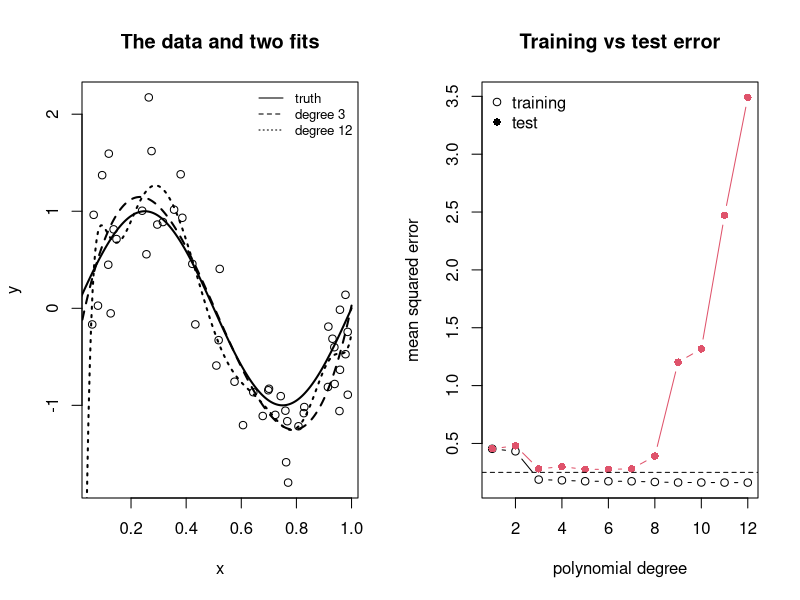
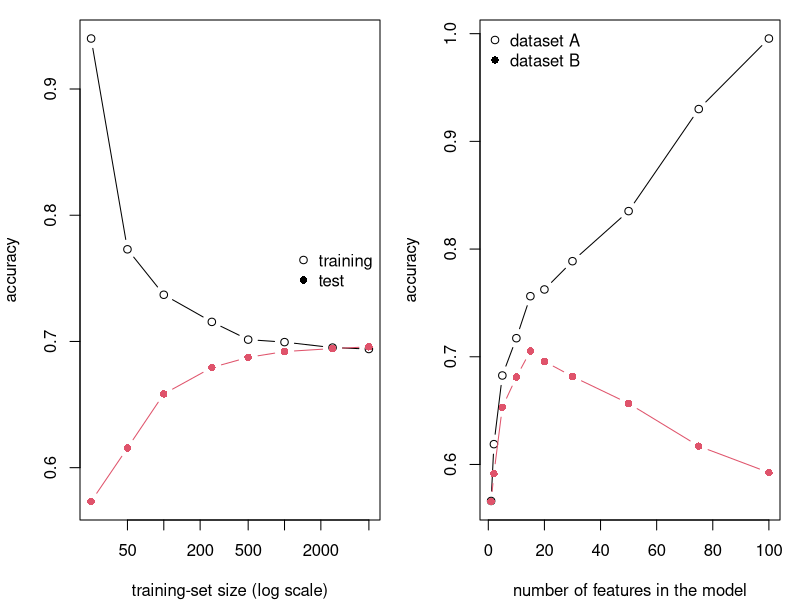

The R script that drew these images, in order:
## ---- chunk 1
#| label: fig-overfit
#| fig-cap: "One training set of 50 points from a known curve (left: the true curve, a degree-3 fit, and a degree-12 fit) and the two error curves (right). Training MSE falls forever as the degree rises; test MSE falls, bottoms out, and then climbs. The dashed line marks the noise floor, the error a perfect model would still make."
#| fig-width: 8
#| fig-height: 3.4
set.seed(6)
f <- function(x) sin(2 * pi * x)
n <- 50
train <- data.frame(x = runif(n))
train$y <- f(train$x) + rnorm(n, sd = 0.5)
test <- data.frame(x = runif(10000))
test$y <- f(test$x) + rnorm(10000, sd = 0.5)

mse <- function(m, d) mean((d$y - predict(m, d))^2)
degrees <- 1:12
errs <- sapply(degrees, function(k) {
  m <- lm(y ~ poly(x, k), data = train)
  c(train = mse(m, train), test = mse(m, test))
})

par(mfrow = c(1, 2))
grid <- data.frame(x = seq(0, 1, length.out = 200))
plot(train$x, train$y, xlab = "x", ylab = "y", main = "The data and two fits")
lines(grid$x, f(grid$x), lwd = 2)
lines(grid$x, predict(lm(y ~ poly(x, 3), train), grid), lty = 2, lwd = 2)
lines(grid$x, predict(lm(y ~ poly(x, 12), train), grid), lty = 3, lwd = 2)
legend("topright", c("truth", "degree 3", "degree 12"), lty = 1:3, bty = "n", cex = 0.8)
matplot(degrees, t(errs), type = "b", pch = c(1, 16), lty = 1,
        xlab = "polynomial degree", ylab = "mean squared error",
        main = "Training vs test error")
abline(h = 0.25, lty = 2)
legend("topleft", c("training", "test"), pch = c(1, 16), bty = "n")
## ---- chunk 2
#| label: decomposition
set.seed(7)
sims <- 2000
x0 <- 0.25
pred_at_x0 <- function(k) replicate(sims, {
  x <- runif(n)
  y <- f(x) + rnorm(n, sd = 0.5)
  predict(lm(y ~ poly(x, k)), newdata = data.frame(x = x0))
})
res <- sapply(c(1, 3, 12), pred_at_x0)
tab <- t(apply(res, 2, function(p) {
  c(bias2 = (mean(p) - f(x0))^2, variance = var(p), noise = 0.25,
    total = (mean(p) - f(x0))^2 + var(p) + 0.25)
}))
rownames(tab) <- paste("degree", c(1, 3, 12))
round(tab, 3)
## ---- chunk 3
#| label: wrong-model-decomposition
set.seed(11)
g <- 3; b <- 0.15; n_train <- 20
gen <- function(n) {
  medication <- rnorm(n); motivation <- rnorm(n)
  exercise   <- g * motivation + rnorm(n)
  symptoms   <- g * motivation + b * medication + rnorm(n)
  data.frame(symptoms, exercise, medication)
}
test  <- gen(20000)
forms <- list(true  = symptoms ~ medication,
              best  = symptoms ~ exercise + medication,
              wrong = symptoms ~ exercise)
mses <- replicate(2000, {
  d <- gen(n_train)
  sapply(forms, function(f) mean((test$symptoms - predict(lm(f, d), test))^2))
})
round(rowMeans(mses), 2)
## ---- chunk 4
#| label: noise-predictors
set.seed(9)
make_data <- function(n, p_junk = 60) {
  x1 <- rnorm(n); x2 <- rnorm(n)
  y  <- 1 + 0.5 * x1 - 0.5 * x2 + rnorm(n)
  X  <- cbind(x1, x2, matrix(rnorm(n * p_junk), n, p_junk))
  colnames(X) <- c("x1", "x2", paste0("junk", seq_len(p_junk)))
  list(X = X, y = y)
}
test62 <- make_data(10000)
for (p_junk in c(0, 20, 60)) {
  tr   <- make_data(100)
  keep <- seq_len(2 + p_junk)
  fit  <- lm(y ~ ., data = data.frame(y = tr$y, tr$X[, keep]))
  err  <- mean((test62$y - predict(fit, data.frame(test62$X[, keep])))^2)
  cat(p_junk, "junk predictors: test MSE", round(err, 2), "\n")
}
## ---- chunk 5
#| label: shrinkage
#| message: false
library(glmnet)
library(randomForest)
set.seed(10)
tr    <- make_data(100)
ols   <- lm(y ~ ., data = data.frame(y = tr$y, tr$X))
ridge <- cv.glmnet(tr$X, tr$y, alpha = 0)   # ridge; alpha = 1 is the lasso
lasso <- cv.glmnet(tr$X, tr$y, alpha = 1)
forest <- randomForest(x = tr$X, y = tr$y)
mse_of <- function(m) mean((test62$y - predict(m, newx = test62$X, s = "lambda.min"))^2)
round(c(ols    = mean((test62$y - predict(ols, data.frame(test62$X)))^2),
        ridge  = mse_of(ridge), lasso = mse_of(lasso),
        forest = mean((test62$y - predict(forest, test62$X))^2)), 2)
## ---- chunk 6
#| label: fig-learning-exercise
#| echo: false
#| fig-cap: "Accuracy of one classifier as a function of training-set size, measured on the training data and on held-out data. Each point averages many training sets of that size."
#| fig-width: 6
#| fig-height: 3.6
set.seed(12)
p_all <- 10
gen_cls <- function(n) {
  X <- matrix(rnorm(n * p_all), n, p_all)
  colnames(X) <- paste0("x", 1:p_all)
  data.frame(y = rbinom(n, 1, plogis(0.8 * X[, 1] - 0.8 * X[, 2])), X)
}
test_cls <- gen_cls(20000)
sizes <- c(25, 50, 100, 250, 500, 1000, 2500, 5000)
acc <- sapply(sizes, function(n) rowMeans(replicate(40, {
  d <- gen_cls(n)
  m <- suppressWarnings(glm(y ~ ., data = d, family = binomial))
  c(train = mean((predict(m, d, type = "response") > 0.5) == d$y),
    test  = mean((suppressWarnings(predict(m, test_cls, type = "response")) > 0.5)
                 == test_cls$y))
})))
par(mar = c(4, 4, 1, 1))
matplot(sizes, t(acc), type = "b", pch = c(1, 16), lty = 1, log = "x",
        xlab = "training-set size (log scale)", ylab = "accuracy")
legend("right", c("training", "test"), pch = c(1, 16), bty = "n")
## ---- chunk 7
#| label: fig-features-exercise
#| echo: false
#| fig-cap: "Accuracy of models using an increasing number of ranked features, all fitted to 200 training cases, evaluated on two datasets A and B. Each point averages many training sets."
#| fig-width: 6
#| fig-height: 3.6
set.seed(13)
p_max <- 100
beta_f <- c(rep(0.5, 5), rep(0.3, 10), rep(0, 85))
gen_feat <- function(n) {
  X <- matrix(rnorm(n * p_max), n, p_max)
  list(X = X, y = rbinom(n, 1, plogis(X %*% beta_f)))
}
test_f <- gen_feat(20000)
ks <- c(1, 2, 5, 10, 15, 20, 30, 50, 75, 100)
accf <- sapply(ks, function(k) rowMeans(replicate(40, {
  d <- gen_feat(200)
  df <- data.frame(y = d$y, d$X[, 1:k, drop = FALSE])
  m <- suppressWarnings(glm(y ~ ., data = df, family = binomial))
  te <- data.frame(test_f$X[, 1:k, drop = FALSE]); names(te) <- names(df)[-1]
  c(A = mean((predict(m, df, type = "response") > 0.5) == d$y),
    B = mean((suppressWarnings(predict(m, te, type = "response")) > 0.5)
             == test_f$y))
})))
par(mar = c(4, 4, 1, 1))
matplot(ks, t(accf), type = "b", pch = c(1, 16), lty = 1,
        xlab = "number of features in the model", ylab = "accuracy")
legend("topleft", c("dataset A", "dataset B"), pch = c(1, 16), bty = "n")
